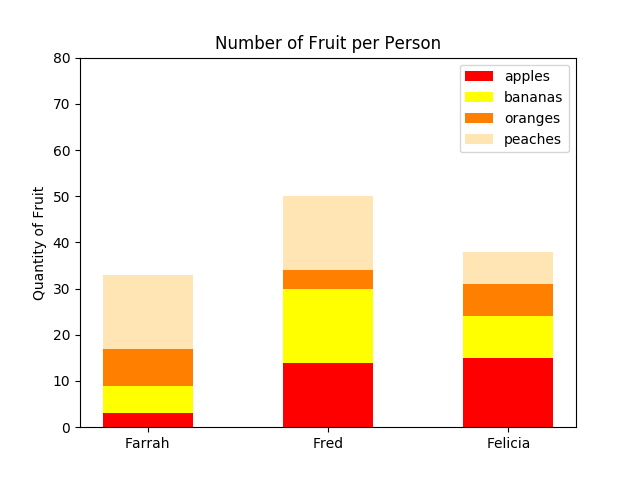

Recreate this plot in Python.
#!/usr/bin/env python3
import numpy as np
import matplotlib.pyplot as plt

np.random.seed(5)
fruit = np.random.randint(0, 20, (4,3))

labels = ['Farrah', 'Fred', 'Felicia']
X = [0, 1, 2]
barWidth = 0.5

# arg[0]: to do three simultaniously, 
# arg[1]: stack to be added, 
# arg[2](bottom): matrix with added previous stacks 
plt.bar(X, fruit[0], width=barWidth, label='apples', color='red')
plt.bar(X, fruit[1], bottom=fruit[0], width=barWidth, label='bananas',
        color='yellow')
height1 = np.add(fruit[0], fruit[1]).tolist()
plt.bar(X, fruit[2], bottom=height1, width=barWidth, label='oranges',
        color='#ff8000')
height2 = np.add(height1, fruit[2]).tolist()
plt.bar(X, fruit[3], bottom=height2, width=barWidth, label='peaches',
        color='#ffe5b4')

plt.xticks(X, labels)
plt.ylim([0, 80])
plt.yticks(range(0, 81, 10))
plt.legend(loc='upper right')
plt.ylabel('Quantity of Fruit')
plt.title('Number of Fruit per Person')

plt.show()
plt.savefig('6-bars.png')